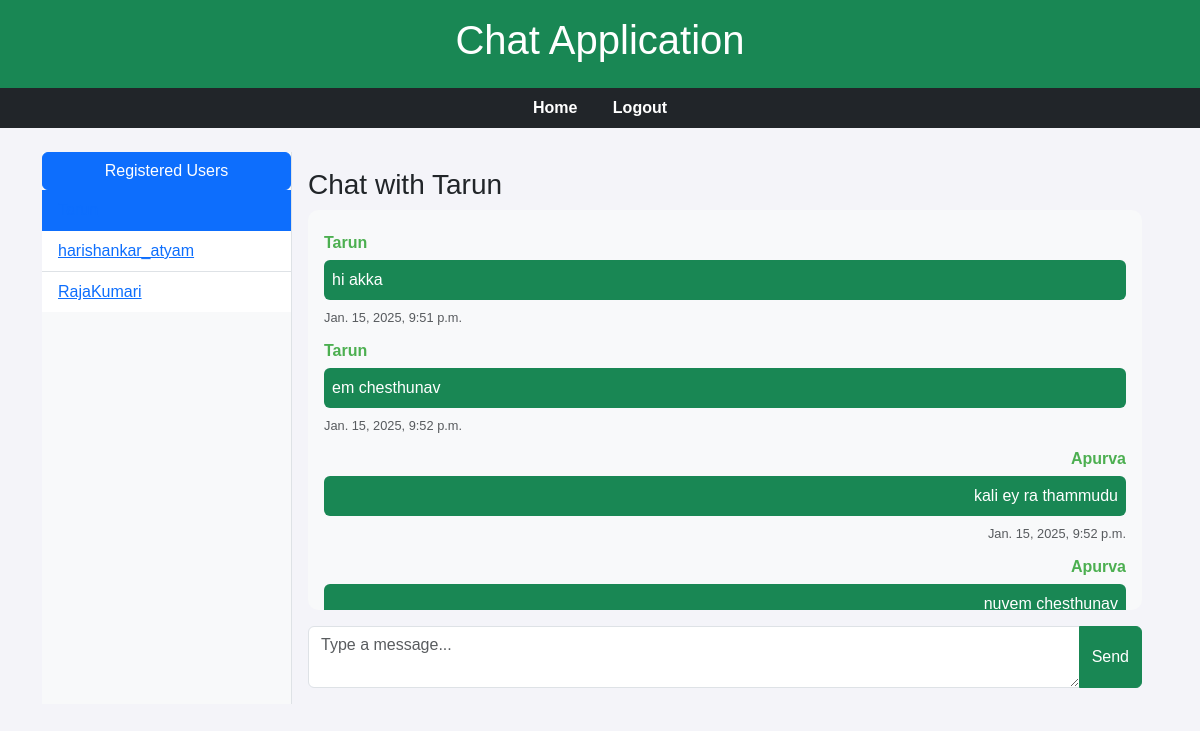
Screenshot of /chat/chat/2/ (signed in) with the database file from the repository.
### chat/models.py (models this page shows, shortened)
class Message(models.Model):
    sender = models.ForeignKey(User, related_name='sent_messages', on_delete=models.CASCADE)
    receiver = models.ForeignKey(User, related_name='received_messages', on_delete=models.CASCADE)
    content = models.TextField()
    timestamp = models.DateTimeField(auto_now_add=True)

### chat/views.py (the view)
# urls.py: path('chat/<int:user_id>/', views.chat_window, name='chat_window'),
@login_required
def chat_window(request, user_id):
    receiver = get_object_or_404(User, id=user_id)
    users = User.objects.exclude(id=request.user.id)  # Get all users for the sidebar
    messages = Message.objects.filter(
        (models.Q(sender=request.user) & models.Q(receiver=receiver)) |
        (models.Q(sender=receiver) & models.Q(receiver=request.user))
    ).order_by('timestamp')
    if request.method == 'POST':
        content = request.POST.get('message')
        if content:
            Message.objects.create(sender=request.user, receiver=receiver, content=content)
        return redirect('chat:chat_window', user_id=user_id)
    return render(request, 'chat/chat_window.html', {
        'receiver': receiver,
        'messages': messages,
        'users': users
    })

### chat/templates/chat/chat_window.html (shortened to what this page needs)
{% extends 'chat/base.html' %}
{% load static %}
{% block content %}
<div class="d-flex">
    <div class="bg-light border-end" style="width: 250px;">
        <button class="btn btn-primary w-100" type="button" data-bs-toggle="collapse" data-bs-target="#userList" aria-expanded="true" aria-controls="userList">
            Registered Users
        </button>
        <div class="collapse show" id="userList">
            <ul class="list-group list-group-flush">
                {% for user in users %}
                    <li class="list-group-item {% if user == receiver %}active{% endif %}">
                        <a href="{% url 'chat:chat_window' user.id %}">{{ user.username }}</a>
                    </li>
                {% endfor %}
            </ul>
        </div>
    </div>
    <div class="flex-grow-1 p-3">
        <h3>Chat with {{ receiver.username }}</h3>
        <div class="chat-messages bg-light p-3 mb-3" style="max-height: 400px; overflow-y: auto; border-radius: 10px;">
            {% for message in messages %}
                <div class="message {% if message.sender == user %}text-end{% else %}text-start{% endif %}">
                    <p class="mb-1"><strong>{{ message.sender.username }}</strong></p>
                    <p class="bg-success text-white p-2 rounded">{{ message.content }}</p>
                    <small class="text-muted">{{ message.timestamp }}</small>
                </div>
            {% endfor %}
        </div>
        <form method="POST">
            <div class="input-group">
                <textarea name="message" class="form-control" placeholder="Type a message..." required></textarea>
                <button type="submit" class="btn btn-success">Send</button>
            </div>
        </form>
    </div>
</div>
{% endblock %}

### chat/templates/chat/base.html (shortened to what this page needs)
{% load static %}
<!DOCTYPE html>
<html lang="en">
<head>
    <link href="https://cdn.jsdelivr.net/npm/bootstrap@5.3.0-alpha1/dist/css/bootstrap.min.css" rel="stylesheet">
    <link rel="stylesheet" href="{% static 'chat/css/styles.css' %}">
</head>
<body>
    <header class="bg-success text-white text-center py-3">
        <h1>Chat Application</h1>
    </header>
    <nav class="bg-dark text-white py-2 text-center">
        {% if user.is_authenticated %}
            <a href="{% url 'chat:home' %}" class="text-white me-3">Home</a>
            <a href="{% url 'chat:logout' %}" class="text-white">Logout</a>
        {% else %}
            <a href="{% url 'chat:login' %}" class="text-white me-3">Login</a>
            <a href="{% url 'chat:signup' %}" class="text-white">Signup</a>
        {% endif %}
    </nav>
    <main class="container mt-4">
        {% block content %}
        {% endblock %}
    </main>
</body>
</html>

### static/chat/css/styles.css (style rules this page uses)
body { font-family: 'Arial', sans-serif; background-color: #f4f4f9; margin: 0; padding: 0; }
header { background-color: #4CAF50; color: white; padding: 15px; text-align: center; }
nav a { color: white; text-decoration: none; margin: 0 15px; font-weight: bold; }
.chat-messages { padding: 15px; max-height: 400px; overflow-y: auto; }
.message { margin-bottom: 10px; }
.message strong { font-size: 1em; color: #4CAF50; }
.message p { margin: 5px 0; }
.message small { font-size: 0.8em; color: #888; }

### rows the page displays
Message: sender.username "Tarun", content "hi akka", timestamp "Jan. 15, 2025, 9:51 p.m."
Message: sender.username "Tarun", content "em chesthunav", timestamp "Jan. 15, 2025, 9:52 p.m."
Message: sender.username "Apurva", content "kali ey ra thammudu", timestamp "Jan. 15, 2025, 9:52 p.m."
Message: sender.username "Apurva", content "nuvem chesthunav"

### other values shown
{{ user.username }} "harishankar_atyam"
{{ user.username }} "RajaKumari"
{{ receiver.username }} "Tarun"
